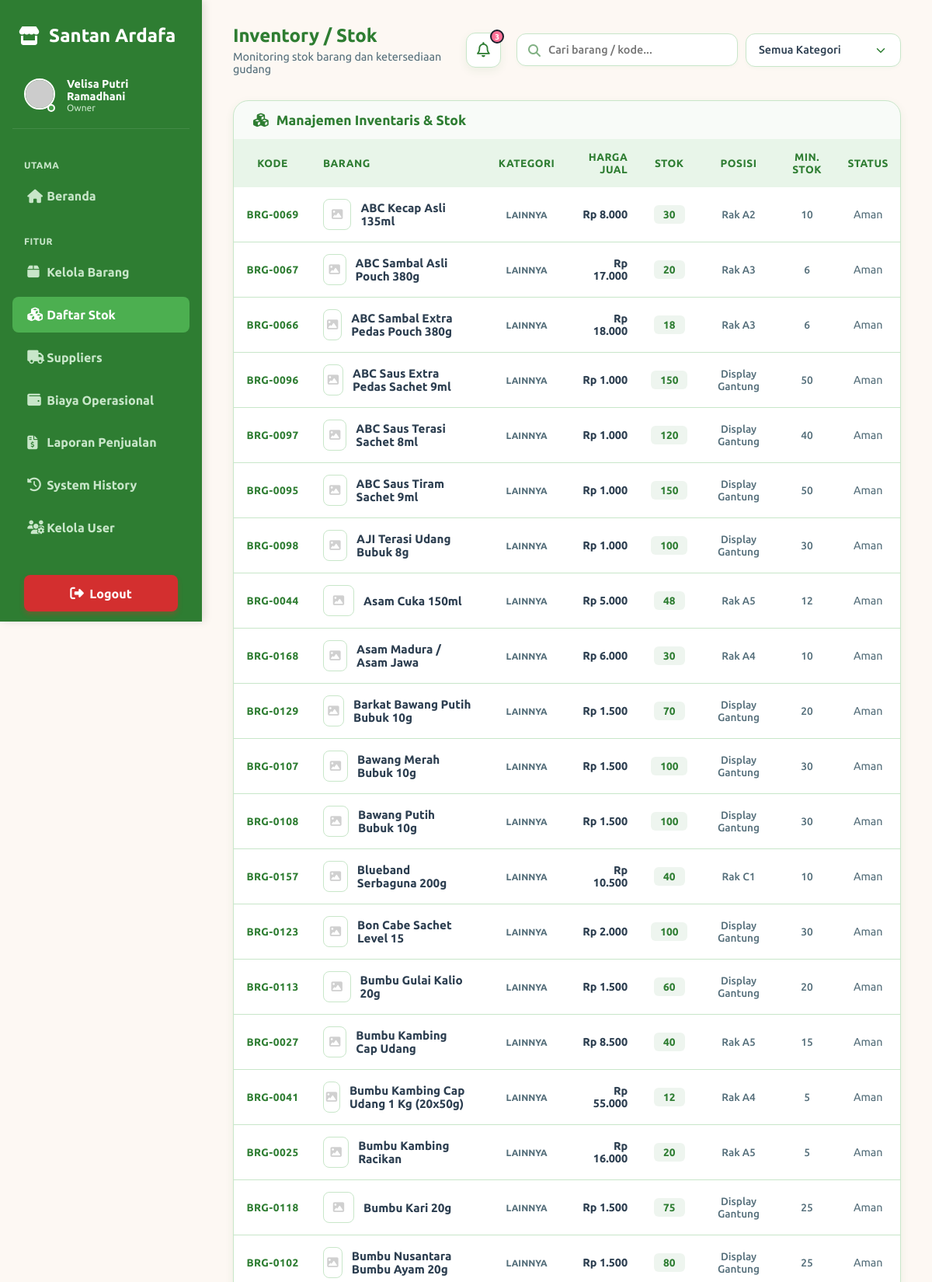
The app's page /modules/dashboard/stok.php (signed in, upper part) with its own data.
### tables this page shows
CREATE TABLE `barang` (
  `id` int(11) NOT NULL,
  `kode_barang` varchar(50) NOT NULL,
  `nama_barang` varchar(150) NOT NULL,
  `kategori` varchar(100) NOT NULL,
  `supplier_id` int(11) DEFAULT NULL,
  `posisi` varchar(150) DEFAULT NULL,
  `satuan` varchar(20) NOT NULL,
  `stok` int(11) NOT NULL DEFAULT 0,
  `stok_min` int(11) NOT NULL DEFAULT 0,
  `harga_beli` int(11) NOT NULL DEFAULT 0,
  `harga_jual` int(11) NOT NULL DEFAULT 0,
  `tgl_masuk` date NOT NULL,
  `tgl_kadaluarsa` date DEFAULT NULL,
  `created_at` timestamp NOT NULL DEFAULT current_timestamp(),
  `gambar` varchar(255) DEFAULT NULL
);

### modules/dashboard/owner_model.php (called while the page is built, shortened)
<?php
require_once '../../config/koneksi.php';
function countUnreadNotifications()
{
    global $koneksi;
    $q_trans = mysqli_query($koneksi, "SELECT COUNT(*) AS total FROM transaksi WHERE is_read = 0");
    $r_trans = mysqli_fetch_assoc($q_trans);
    $unread_trans = (int) ($r_trans['total'] ?? 0);
    $q_low = mysqli_query($koneksi, "SELECT COUNT(*) AS total FROM barang WHERE stok <= stok_min");
    $r_low = mysqli_fetch_assoc($q_low);
    $low_stock = (int) ($r_low['total'] ?? 0);
    return $unread_trans + $low_stock;
}
?>

### modules/dashboard/stok.php (the view, shortened to what this page needs)
<?php
require_once '../../config/koneksi.php';
require_once 'owner_model.php';
$unread_count = countUnreadNotifications();
$filterSearch = $_GET['search'] ?? '';
$where = "";
$barang = mysqli_query($koneksi, "
    SELECT * FROM barang
    $where
    ORDER BY kategori ASC, nama_barang ASC
");
?>
<!DOCTYPE html>
<html lang="id">
<head>
    <link rel="stylesheet" href="../../assets/css/style.css?v=1.10">
    <link rel="stylesheet" href="https://cdnjs.cloudflare.com/ajax/libs/font-awesome/6.5.1/css/all.min.css">
</head>
<body>
    <div class="wrapper">
        <div class="sidebar">
            <div class="sidebar-header">
                <i class="fas fa-store"></i> Santan Ardafa
            </div>
            <div
                style="padding: 0 0 20px 15px; display:flex; align-items:center; gap:15px; margin-bottom:20px; border-bottom: 1px solid rgba(255,255,255,0.1);">
                <div style="position:relative;">
                    <img src="https://ui-avatars.com/api/?name=<?= urlencode($_SESSION['nama']) ?>&background=random"
                        style="width:40px; height:40px; border-radius:50%; border: 2px solid white;">
                    <div
                        style="position:absolute; bottom:0; right:0; width:10px; height:10px; background:#43A047; border-radius:50%; border:2px solid white;">
                    </div>
                </div>
                <div>
                    <div class="sidebar-user-name"><?= $_SESSION['nama'] ?></div>
                    <div class="sidebar-user-role"><?= ucfirst($_SESSION['role']) ?></div>
                </div>
            </div>
            <div class="sidebar-section-title">Utama</div>
            <a href="owner.php"><i class="fas fa-home"></i> <span>Beranda</span></a>
            <div class="sidebar-section-title">Fitur</div>
            <a href="barang.php"><i class="fas fa-box"></i> <span>Kelola Barang</span></a>
            <a href="stok.php" class="active"><i class="fas fa-cubes"></i> <span>Daftar Stok</span></a>
            <a href="suppliers.php"><i class="fas fa-truck"></i> <span>Suppliers</span></a>
            <a href="pengeluaran.php"><i class="fas fa-wallet"></i> <span>Biaya Operasional</span></a>
            <a href="laporan.php"><i class="fas fa-file-invoice-dollar"></i> <span>Laporan Penjualan</span></a>
            <a href="logs.php"><i class="fas fa-history"></i> <span>System History</span></a>
            <a href="users.php"><i class="fas fa-users-cog"></i> <span>Kelola User</span></a>
            <div style="margin-top:auto; padding:20px 15px;">
                <a href="../../auth/logout.php" class="btn-logout">
                    <i class="fas fa-sign-out-alt"></i> <span>Logout</span>
                </a>
            </div>
        </div>
        <div class="main-content">
            <div class="dashboard-header animate-up">
                <div class="header-left">
                    <h3 style="font-size:1.5rem; font-weight:700; margin:0;">Inventory / Stok</h3>
                    <p style="color:var(--text-muted); margin-top:5px;">Monitoring stok barang dan ketersediaan gudang
                    </p>
                </div>
                <div class="header-right"
                    style="flex: 2; justify-content: flex-end; display:flex; align-items:center; gap:20px;">
                    <div class="navbar-item-relative" id="notificationContainer">
                        <div onclick="toggleNotification(event)"
                            style="background:white; width:45px; height:45px; border-radius:12px; display:flex; align-items:center; justify-content:center; color:var(--primary); border:1.5px solid var(--border-color); box-shadow:var(--shadow-soft); position:relative; cursor:pointer;">
                            <i class="far fa-bell" style="font-size:1.2rem;"></i>
                            <?php if ($unread_count > 0): ?>
                                <div class="badge-dot" id="bellBadge"
                                    style="background:#fe7096; width:18px; height:18px; display:flex; align-items:center; justify-content:center; color:white; font-size:10px; font-weight:700; top:-5px; right:-5px; position:absolute;">
                                    <?= $unread_count ?>
                                </div>
                            <?php endif; ?>
                        </div>
                    </div>
                    <div style="display: flex; gap: 10px; width: 100%; max-width: 500px;">
                        <div style="position:relative; flex: 2;">
                            <input type="text" id="navbarSearch" class="form-control"
                                placeholder="Cari barang / kode..." style="padding-left: 40px;"
                                value="<?= htmlspecialchars($filterSearch) ?>">
                            <i class="fas fa-search"
                                style="position:absolute; left:15px; top:50%; transform:translateY(-50%); color:var(--primary); opacity:0.6;"></i>
                        </div>
                        <div style="flex: 1;">
                            <select id="categoryFilter" class="form-control category-select">
                                <option value="">Semua Kategori</option>
                            </select>
                        </div>
                    </div>
                </div>
            </div>
            <div class="table-container animate-up">
                <div class="card-header"
                    style="border:none; margin-bottom:0; background:rgba(46, 125, 50, 0.03); color:var(--primary); padding: 15px 25px;">
                    <h4
                        style="margin:0; font-weight:700; font-size:1.1rem; display:flex; align-items:center; gap:10px;">
                        <i class="fas fa-cubes"></i> Manajemen Inventaris & Stok
                    </h4>
                </div>
                <div class="table-responsive">
                    <table class="table">
                        <thead>
                            <tr>
                                <th style="width: 100px; text-align: center;">KODE</th>
                                <th style="text-align: left;">BARANG</th>
                                <th style="text-align: center;">KATEGORI</th>
                                <th style="text-align: right;">HARGA JUAL</th>
                                <th style="text-align: center;">STOK</th>
                                <th style="text-align: center;">POSISI</th>
                                <th style="text-align: center;">MIN. STOK</th>
                                <th style="text-align: center;">STATUS</th>
                            </tr>
                        </thead>
                        <tbody>
                            <?php while ($b = mysqli_fetch_assoc($barang)):
                                $stok_now = $b['stok'];
                                $stok_min = $b['stok_min'];
                                if ($stok_now <= 0) {
                                    $st = "Habis";
                                    $badge_cls = "badge-danger";
                                    $row_cls = "row-danger";
                                } elseif ($stok_now <= $stok_min) {
                                    $st = "Menipis";
                                    $badge_cls = "badge-warning";
                                    $row_cls = "row-warning";
                                } else {
                                    $st = "Aman";
                                    $badge_cls = "badge-success";
                                    $row_cls = "";
                                }
                                $is_match = false;
                                ?>
                                <tr class="<?= $row_cls ?>" <?= $is_match ? 'data-found="true"' : '' ?>>
                                    <td align="center">
                                        <span
                                            style="font-weight: 700; color: var(--primary); font-size: 0.85rem; letter-spacing: 0.5px;"><?= $b['kode_barang'] ?></span>
                                    </td>
                                    <td>
                                        <div style="display:flex; align-items:center; gap:12px;">
                                            <?php
                                            $image_path = "../../assets/images/barang/" . $b['gambar'];
                                            $old_path = "../../assets/images/" . $b['gambar'];
                                            if (!empty($b['gambar']) && file_exists($image_path)): ?>
                                                <img src="<?= $image_path ?>"
                                                    style="width:40px; height:40px; object-fit:cover; border-radius:8px; border: 1.5px solid var(--border-color);">
                                            <?php elseif (!empty($b['gambar']) && file_exists($old_path)): ?>
                                                <img src="<?= $old_path ?>"
                                                    style="width:40px; height:40px; object-fit:cover; border-radius:8px; border: 1.5px solid var(--border-color);">
                                            <?php else: ?>
                                                <div
                                                    style="width:40px; height:40px; background:rgba(255,255,255,0.05); border-radius:8px; display:flex; align-items:center; justify-content:center; color:#666; border: 1.5px solid var(--border-color);">
                                                    <i class="fas fa-image" style="opacity:0.3;"></i>
                                                </div>
                                            <?php endif; ?>
                                            <div style="font-weight:700; color:var(--text-main); font-size:0.95rem;">
                                                <?= ucwords($b['nama_barang']) ?>
                                            </div>
                                        </div>
                                    </td>
                                    <td align="center">
                                        <span
                                            style="background:rgba(255,255,255,0.1); padding:4px 10px; border-radius:6px; font-size:0.75rem; color:var(--text-muted); font-weight:700; text-transform:uppercase;">
                                            <?= $b['kategori'] ?>
                                        </span>
                                    </td>
                                    <td align="right">
                                        <span style="color:var(--text-main); font-weight:700; font-size:0.9rem;">Rp
                                            <?= number_format($b['harga_jual'], 0, ',', '.') ?></span>
                                    </td>
                                    <td align="center">
                                        <span
                                            style="background:rgba(46,125,50,0.08); color:var(--primary); padding:4px 12px; border-radius:6px; font-weight:800; font-size:0.85rem; min-width:40px; display:inline-block;">
                                            <?= $stok_now ?>
                                        </span>
                                    </td>
                                    <td align="center" style="color:var(--text-muted); font-size:0.85rem; font-weight:500;">
                                        <?= $b['posisi'] ?: '<span style="opacity:0.3">-</span>' ?>
                                    </td>
                                    <td align="center" style="color:var(--text-muted); font-size:0.85rem; font-weight:500;">
                                        <?= $stok_min ?>
                                    </td>
                                    <td align="center">
                                        <span class="status-badge <?= $badge_cls ?>"
                                            style="min-width:80px; text-align:center;">
                                            <?= $st ?>
                                        </span>
                                    </td>
                                </tr>
                            <?php endwhile; ?>
                        </tbody>
                    </table>
                </div>
            </div>
        </div>
    </div>
</body>
</html>

### records on screen
barang: kode_barang "BRG-0069", nama_barang "ABC Kecap Asli 135ml", kategori "LAINNYA", harga_jual "8.000", stok "30", posisi "Rak A2", stok_min "10", st "Aman"
barang: kode_barang "BRG-0067", nama_barang "ABC Sambal Asli Pouch 380g", kategori "LAINNYA", harga_jual "17.000", stok "20", posisi "Rak A3", stok_min "6", st "Aman"
barang: kode_barang "BRG-0066", nama_barang "ABC Sambal Extra Pedas Pouch 380g", kategori "LAINNYA", harga_jual "18.000", stok "18", posisi "Rak A3", stok_min "6", st "Aman"
barang: kode_barang "BRG-0096", nama_barang "ABC Saus Extra Pedas Sachet 9ml", kategori "LAINNYA", harga_jual "1.000", stok "150", posisi "Display Gantung", stok_min "50", st "Aman"
barang: kode_barang "BRG-0097", nama_barang "ABC Saus Terasi Sachet 8ml", kategori "LAINNYA", harga_jual "1.000", stok "120", posisi "Display Gantung", stok_min "40", st "Aman"
barang: kode_barang "BRG-0095", nama_barang "ABC Saus Tiram Sachet 9ml", kategori "LAINNYA", harga_jual "1.000", stok "150", posisi "Display Gantung", stok_min "50", st "Aman"
barang: kode_barang "BRG-0098", nama_barang "AJI Terasi Udang Bubuk 8g", kategori "LAINNYA", harga_jual "1.000", stok "100", posisi "Display Gantung", stok_min "30", st "Aman"
barang: kode_barang "BRG-0044", nama_barang "Asam Cuka 150ml", kategori "LAINNYA", harga_jual "5.000", stok "48", posisi "Rak A5", stok_min "12", st "Aman"
barang: kode_barang "BRG-0168", nama_barang "Asam Madura / Asam Jawa", kategori "LAINNYA", harga_jual "6.000", stok "30", posisi "Rak A4", stok_min "10", st "Aman"
barang: kode_barang "BRG-0129", nama_barang "Barkat Bawang Putih Bubuk 10g", kategori "LAINNYA", harga_jual "1.500", stok "70", posisi "Display Gantung", stok_min "20", st "Aman"
barang: kode_barang "BRG-0107", nama_barang "Bawang Merah Bubuk 10g", kategori "LAINNYA", harga_jual "1.500", stok "100", posisi "Display Gantung", stok_min "30", st "Aman"
barang: kode_barang "BRG-0108", nama_barang "Bawang Putih Bubuk 10g", kategori "LAINNYA", harga_jual "1.500", stok "100", posisi "Display Gantung", stok_min "30", st "Aman"
barang: kode_barang "BRG-0157", nama_barang "Blueband Serbaguna 200g", kategori "LAINNYA", harga_jual "10.500", stok "40", posisi "Rak C1", stok_min "10", st "Aman"
barang: kode_barang "BRG-0123", nama_barang "Bon Cabe Sachet Level 15", kategori "LAINNYA", harga_jual "2.000", stok "100", posisi "Display Gantung", stok_min "30", st "Aman"
barang: kode_barang "BRG-0113", nama_barang "Bumbu Gulai Kalio 20g", kategori "LAINNYA", harga_jual "1.500", stok "60", posisi "Display Gantung", stok_min "20", st "Aman"
barang: kode_barang "BRG-0027", nama_barang "Bumbu Kambing Cap Udang", kategori "LAINNYA", harga_jual "8.500", stok "40", posisi "Rak A5", stok_min "15", st "Aman"
barang: kode_barang "BRG-0041", nama_barang "Bumbu Kambing Cap Udang 1 Kg (20x50g)", kategori "LAINNYA", harga_jual "55.000", stok "12", posisi "Rak A4", stok_min "5", st "Aman"
barang: kode_barang "BRG-0025", nama_barang "Bumbu Kambing Racikan", kategori "LAINNYA", harga_jual "16.000", stok "20", posisi "Rak A5", stok_min "5", st "Aman"
barang: kode_barang "BRG-0118", nama_barang "Bumbu Kari 20g", kategori "LAINNYA", harga_jual "1.500", stok "75", posisi "Display Gantung", stok_min "25", st "Aman"
barang: kode_barang "BRG-0102", nama_barang "Bumbu Nusantara Bumbu Ayam 20g", kategori "LAINNYA", harga_jual "1.500", stok "80", posisi "Display Gantung", stok_min "25", st "Aman"

### other values on screen
$_SESSION['nama'] "Velisa Putri Ramadhani"
$_SESSION['role'] "Owner"
$unread_count "3"
